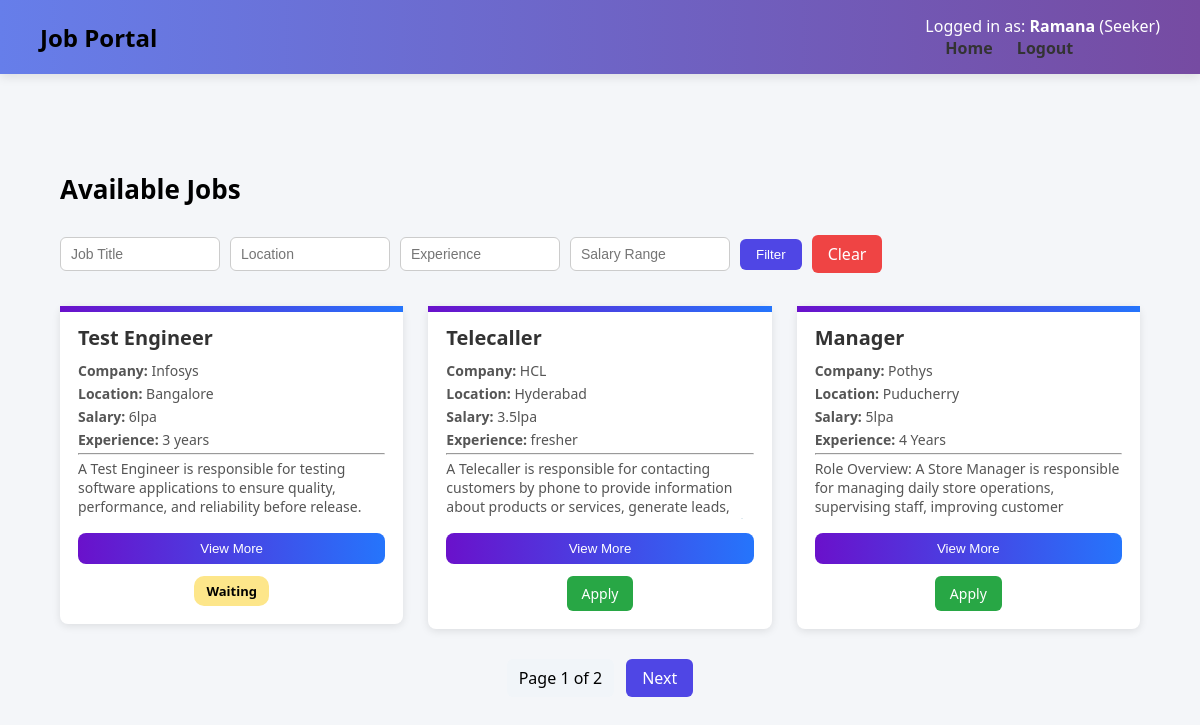
Screenshot of / (signed in) with the database file from the repository.
### myapp/models.py (models this page shows, shortened)
class Profile(models.Model):
    ROLE_CHOICES = (
        ('seeker', 'Job Seeker'),
        ('recruiter', 'Recruiter'),
    )
    user = models.OneToOneField(User, on_delete=models.CASCADE)
    role = models.CharField(max_length=20, choices=ROLE_CHOICES)

class Job(models.Model):
    title = models.CharField(max_length=200)
    company = models.CharField(max_length=200)
    location = models.CharField(max_length=200)
    description = models.TextField()
    salary = models.CharField(max_length=100)
    experience = models.CharField(max_length=100)
    posted_by = models.ForeignKey(User, on_delete=models.CASCADE)

class Application(models.Model):
    STATUS_CHOICES = [
        ('waiting', 'Waiting'),
        ('selected', 'Selected'),
        ('rejected', 'Rejected'),
    ]
    job = models.ForeignKey(Job, on_delete=models.CASCADE)
    applicant = models.ForeignKey(User, on_delete=models.CASCADE)
    name = models.CharField(max_length=200)
    email = models.EmailField()
    phone = models.CharField(max_length=15)
    resume = models.FileField(upload_to='resumes/')
    cover_letter = models.TextField()
    applied_at = models.DateTimeField(auto_now_add=True)
    status = models.CharField(
        max_length=10,
        choices=STATUS_CHOICES,
        default='waiting'
    )

### myapp/views.py (the view)
# urls.py: 2. Add a URL to urlpatterns:  path('', views.home, name='home')
def home(request):
    jobs = Job.objects.all().order_by('-id')
    title = request.GET.get('title')
    location = request.GET.get('location')
    experience = request.GET.get('experience')
    salary = request.GET.get('salary')
    if title:
        jobs = jobs.filter(title__icontains=title)
    if location:
        jobs = jobs.filter(location__icontains=location)
    if experience:
        jobs = jobs.filter(experience__icontains=experience)
    if salary:
        jobs = jobs.filter(salary__icontains=salary)
    if request.user.is_authenticated and request.user.profile.role == 'seeker':
        applications = Application.objects.filter(applicant=request.user)
        apps_dict = {app.job_id: app for app in applications}
        for job in jobs:
            job.user_application = apps_dict.get(job.id)
    paginator = Paginator(jobs, 3)
    page_number = request.GET.get("page")
    jobs_page = paginator.get_page(page_number)
    return render(request, "home.html", {
        "jobs": jobs_page
    })

### myapp/templates/home.html (shortened to what this page needs)
{% extends 'base.html' %} {% block content %}
<div class="home-container">
  <h2 class="job-heading">Available Jobs</h2>
  {% if user.profile.role == "seeker" %}
  <form method="GET" class="filter-form">
    <input
      type="text"
      name="title"
      placeholder="Job Title"
      value="{{ request.GET.title }}"
    />
    <input
      type="text"
      name="location"
      placeholder="Location"
      value="{{ request.GET.location }}"
    />
    <input
      type="text"
      name="experience"
      placeholder="Experience"
      value="{{ request.GET.experience }}"
    />
    <input
      type="text"
      name="salary"
      placeholder="Salary Range"
      value="{{ request.GET.salary }}"
    />
    <button type="submit" class="filter-btn">Filter</button>
    <a href="{% url 'home' %}" class="clear-btn">Clear</a>
  </form>
  {% endif %} {% if jobs %}
  <div class="job-list">
    {% for job in jobs %}
    <div class="job-card">
      <h3>{{ job.title }}</h3>
      <p><strong>Company:</strong> {{ job.company }}</p>
      <p><strong>Location:</strong> {{ job.location }}</p>
      <p><strong>Salary:</strong> {{ job.salary }}</p>
      <p><strong>Experience:</strong> {{ job.experience }}</p>
      <hr />
      <p class="job-description" id="desc-{{ job.pk }}">
        {{ job.description }}
      </p>
      <button
        class="view-btn"
        onclick="toggleDescription('{{ job.pk }}', this)"
      >
        View More
      </button>
      <div class="job-buttons">
        {% if user.profile.role == "seeker" %} {% if job.user_application %}
        <span class="applied-status {{ job.user_application.status }}">
          {{ job.user_application.status|capfirst }}
        </span>
        {% else %}
        <a href="{% url 'apply_job' job.pk %}" class="btn apply-btn">Apply</a>
        {% endif %} {% endif %}
      </div>
    </div>
    {% endfor %}
  </div>
  <div class="pagination">
    <span> Page {{ jobs.number }} of {{ jobs.paginator.num_pages }} </span>
    {% if jobs.has_next %}
    <a href="?page={{ jobs.next_page_number }}">Next</a>
    {% endif %}
  </div>
  {% else %}
  <div class="no-jobs">
    <h3>No jobs available yet</h3>
  </div>
  {% endif %}
</div>
{% endblock %}

### myapp/templates/base.html (shortened to what this page needs)
{% load static %}
<!doctype html>
<html>
  <head>
    <link rel="stylesheet" href="{% static 'css/style.css' %}" />
  </head>
  <body>
    <nav>
      <h1>Job Portal</h1>
      <div class="nav-links">
        {% if user.is_authenticated %}
        <p style="color: white">
          Logged in as: <strong>{{ user.username }}</strong>
          ({{ user.profile.role|title }})
        </p>
        {% endif %}
        <a href="/">Home</a>
         {% if user.is_authenticated %}
        <a href="{% url 'logout' %}">Logout</a>
        {% else %}
        <a href="{% url 'login' %}">Login</a>
        {% endif %}
      </div>
    </nav>
    <div class="container">{% block content %}{% endblock %}</div>
  </body>
</html>

### myapp/static/css/style.css (style rules this page uses)
* { margin:0; padding:0; box-sizing:border-box; }
body { background:#f4f6f9; font-family:"Segoe UI",sans-serif; }
nav { background:linear-gradient(to right,#667eea,#764ba2); padding:15px 40px; display:flex; justify-content:space-between; align-items:center; box-shadow:0 3px 10px rgba(0,0,0,0.1); }
nav h1 { margin:0; }
.nav-links a { text-decoration:none; color:#333; margin-left:20px; font-weight:bold; }
.container { height:calc(100vh - 80px); display:flex; justify-content:center; align-items:center; }
input, textarea { width:100%; padding:12px; margin:10px 0; border-radius:8px; border:1px solid #ccc; }
button { width:100%; padding:12px; background:#667eea; color:white; border:none; border-radius:8px; cursor:pointer; }
.home-container { width:90%; max-width:1100px; margin:auto; }
.job-heading { font-size:26px; font-weight:bold; margin-bottom:20px; }
.filter-form { display:flex; align-items:center; gap:10px; flex-wrap:wrap; margin-bottom:25px; }
.filter-form input { padding:8px 10px; border:1px solid #ccc; border-radius:6px; width:160px; font-size:14px; }
.filter-btn { padding:8px 16px; background:#4f46e5; color:white; border:none; border-radius:6px; cursor:pointer; width:auto; }
.clear-btn { padding:8px 16px; background:#ef4444; color:white; border-radius:6px; text-decoration:none; }
.job-list { display:flex; flex-wrap:wrap; gap:25px; align-items:flex-start; }
.job-card { flex:1 1 calc(33.33% - 18px); background:white; padding:18px; border-radius:8px; box-shadow:0 2px 8px rgba(0,0,0,0.1); position:relative; }
.job-card::before { content:""; position:absolute; top:0; left:0; height:6px; width:100%; background:linear-gradient(to right,#6a11cb,#2575fc); }
.job-card h3 { font-size:20px; margin-bottom:10px; color:#333; }
.job-card p { font-size:14px; margin:4px 0; color:#555; }
.job-description { max-height:60px; overflow:hidden; transition:max-height 0.3s ease; }
.view-btn { margin-top:10px; width:100%; padding:8px; border-radius:8px; border:none; background:linear-gradient(to right,#6a11cb,#2575fc); color:white; cursor:pointer; }
.job-buttons { display:flex; justify-content:space-evenly; margin-top:12px; }
.applied-status { padding:6px 12px; border-radius:10px; font-size:13px; font-weight:600; }
.applied-status.waiting { background:#fde68a; color:#000; }
.btn { padding:8px 15px; border-radius:6px; text-decoration:none; font-size:14px; font-weight:500; display:inline-block; border:none; cursor:pointer; color:white; }
.apply-btn { background:#28a745; }
.view-btn { background: linear-gradient(90deg,#6a11cb,#2575fc); }
.pagination { display:flex; justify-content:center; align-items:center; gap:12px; margin-top:30px; }
.pagination a { padding:8px 16px; background:#4f46e5; color:white; text-decoration:none; border-radius:6px; }
.pagination span { padding:8px 12px; background:#f1f5f9; border-radius:6px; font-weight:500; }

### rows the page displays
Job: title "Test Engineer", company "Infosys", location "Bangalore", salary "6lpa", experience "3 years", description "A Test Engineer is responsible for testing software applications to ensure quality, performance, and reliability before release.…", user_application.status "Waiting"
Job: title "Telecaller", company "HCL", location "Hyderabad", salary "3.5lpa", experience "fresher", description "A Telecaller is responsible for contacting customers by phone to provide information about products or services, generate leads,…", shows "Apply"
Job: title "Manager", company "Pothys", location "Puducherry", salary "5lpa", experience "4 Years", description "Role Overview: A Store Manager is responsible for managing daily store operations, supervising staff, improving customer…", shows "Apply"

### other values shown
{{ user.username }} "Ramana"
{{ user.profile.role|title }} "Seeker"
{{ jobs.number }} "1"
{{ jobs.paginator.num_pages }} "2"
